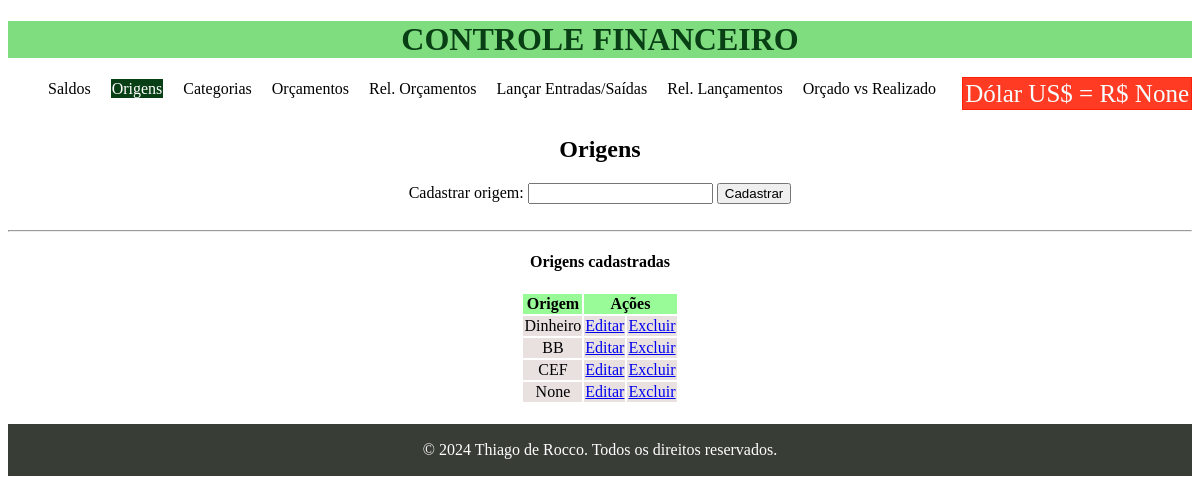
Page /origens/ on the earlier database version.
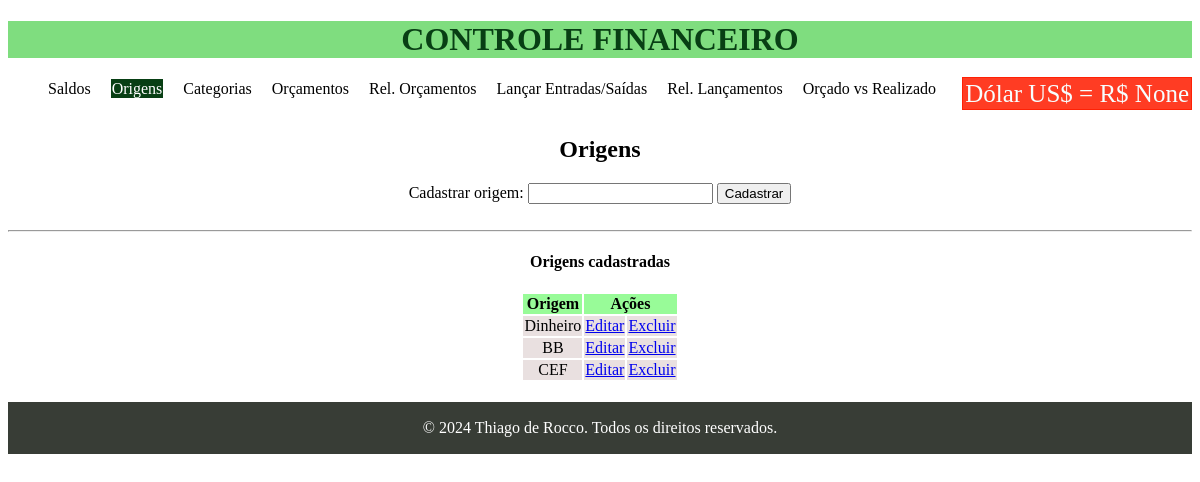
Same page on the later database version.
### financeiro/models.py (models this page shows, shortened)
class Origem(models.Model):
    nome = models.CharField(max_length=255, unique=True)

### financeiro/views.py (the view, shortened to what this page needs)
# urls.py: path('origens/', rel_origens, name='rel_origens'),
def rel_origens(request):
    nova_origem = Origem()
    nome = str(request.POST.get('nome'))
    nome = nome.strip()
    origens = Origem.objects.all()
    return render(request, 'financeiro/origens.html', {"origens": origens})

### financeiro/templates/financeiro/origens.html (shortened to what this page needs)
{% extends 'financeiro/base.html' %}
{% load static %}
{% block content %}
<br><br>
<h2>Origens</h2>
<form action="{% url 'rel_origens' %}" method="post">
    Cadastrar origem: <input type="text" name="nome">
    <input type="submit" value="Cadastrar">
</form>
<br>
<hr>
<h4>Origens cadastradas</h4>
<table>
    <thead>
        <tr>
            <th>Origem</th>
            <th colspan="2">Ações</th>
        </tr>
    </thead>
    {% for origem in origens %}
    <tr>
        <td>{{ origem.nome }}</td><td><a href="/update_get_origem/{{origem.id}}">Editar</a></td><td><a href="/delete_origem/{{origem.id}}">Excluir</a></td>
    </tr>
    {% endfor %}
</table>
{% endblock %}

### financeiro/templates/financeiro/base.html (shortened to what this page needs)
{% load static %}
<!DOCTYPE html>
<html lang="pt-br">
<head>
    <link rel="stylesheet" href="{% static 'css/style.css' %}" type="text/css">
</head>
<body>
    <header>
        <h1>CONTROLE FINANCEIRO</h1>
        <nav>
            {% block navbar %}{% include 'fragments/navbar.html' %}{% endblock %}
        </nav>
    </header>
    <aside>
        {%block dolar %}{% include 'fragments/dolar.html' %}{% endblock %}
    </aside>
    <main>
        {% block content %}{% endblock %}
    </main>
    <footer>
            {% block footer %}{% include 'fragments/footer.html' %}{% endblock %}
    </footer>
</body>
</html>

### financeiro/templates/fragments/navbar.html
<ul>
    <li><a id="nav1" href="{% url 'home' %}">Saldos</a></li>
    <li><a id="nav2" href="{% url 'rel_origens' %}">Origens</a></li>
    <li><a id="nav3" href="{% url 'rel_categorias' %}">Categorias</a></li>
    <li><a id="nav4" href="{% url 'orcamentos' %}">Orçamentos</a></li>
    <li><a id="nav5" href="{% url 'rel_orcamentos' %}">Rel. Orçamentos</a></li>
    <li><a id="nav6" href="{% url 'lancamentos' %}">Lançar Entradas/Saídas</a></li>
    <li><a id="nav7" href="{% url 'rel_lancamentos' %}">Rel. Lançamentos</a></li>
    <li><a id="nav8" href="{% url 'rel_orcado_realizado' %}">Orçado vs Realizado</a></li>
</ul>

### financeiro/templates/fragments/dolar.html
<span class="cot-dolar">Dólar US$ = R$ {{ request.cotacao_dolar }}</span>

### financeiro/templates/fragments/footer.html
<p>&copy; 2024 Thiago de Rocco. Todos os direitos reservados.</p>

### financeiro/static/css/style.css (style rules this page uses)
body { font-family: 'Trebuchet MS'; }
header { background-color: #7fdd7f; color: #083f14; }
nav { margin: 0 auto; }
main { margin: 0 auto; text-align: center; }
aside { float: right; }
main table { margin: 0 auto; }
footer { padding: 1px; margin-top: 20px; justify-content: center; text-align: center; font-family: 'Trebuchet MS'; background-color: #383d36; color: white; }
h1, h2 { text-align: center; }
ul li { float: left; padding-right: 20px; list-style-type: none; }
ul li a { text-decoration: none; color: black; }
.aselect { background: #083f14; color: white; padding: 1px; }
thead tr { background-color:#98FB98 }
tr { background-color: rgb(233,224,224) }
.cot-dolar { justify-content: center; font-family: 'Trebuchet MS'; background-color: rgba(255, 30, 0, 0.863); border: 1px solid rgba(255, 30, 0, 0.863); color: rgb(247, 254, 255); font-size: 25px; padding: 2px; }

Differences in the rows shown:
removed Origem: cotacao_dolar "None", nome "None"
Other differences:
{{ request.cotacao_dolar }}: (not shown) → "None"
